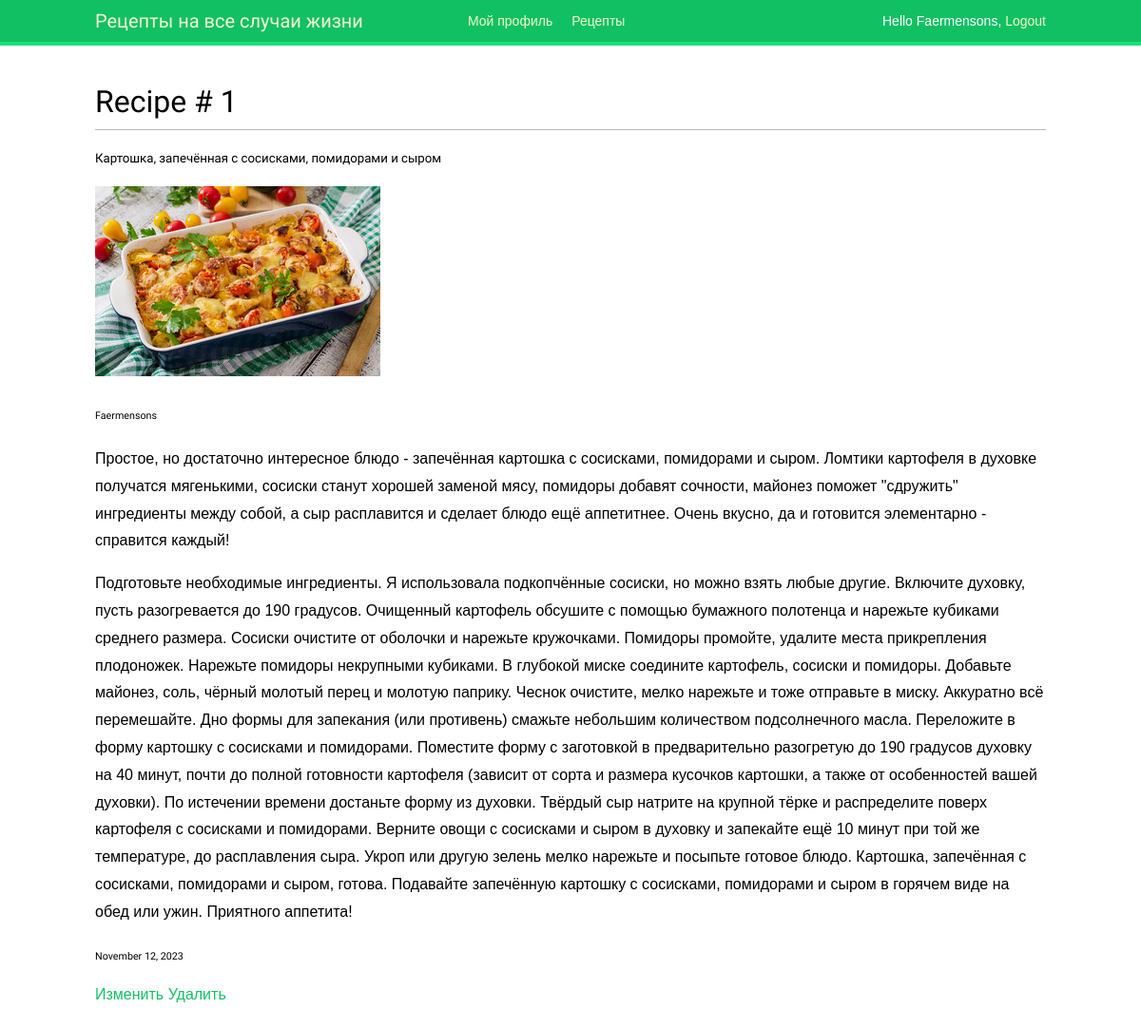
The app's page /recipe/1 (signed in) with its own data.
### recipesapp/models.py (models this page shows, shortened)
class Recipe(models.Model):
    title = models.CharField(max_length=100)
    description = models.TextField()
    steps_cooking = models.TextField()
    time_for_cooking = models.TimeField()
    photo = models.ImageField(upload_to="photos/%Y/%m/%d/")
    author = models.ForeignKey(User, on_delete=models.CASCADE)
    created_at = models.DateTimeField(auto_now_add=True)
    updated_at = models.DateTimeField(auto_now=True)
    class Meta:
        verbose_name = 'Рецепты'
        verbose_name_plural = 'Рецепты'

### recipesapp/views.py (the view)
# urls.py: path('recipe/<int:pk>', RecipeDetailView.as_view(), name="recipes-detail"),
class RecipeDetailView(DetailView):
    model = models.Recipe

### recipesapp/templates/recipesapp/recipe_detail.html
{% extends "base.html" %}
{% block content %}
<h1>Recipe # {{object.id}}</h1>
<div class="card my-4">
  <div class="card-body">
    <h5 class="card-title">{{ object.title }}</h5>
      {% if recipe.photo %}
        <p><img class="img-article-left thumb" src="{{recipe.photo.url}}"></p>
      {% endif %}
    <h6 class="card-subtitle mb-2 text-muted">{{ object.author }}</h6>
    <p class="card-text">{{ object.description }}</p>
      <p class="card-text">{{ object.steps_cooking }}</p>
    <h6 class="card-subtitle mb-2 text-muted">
      {{ object.updated_at|date:"F d, Y" }}
    </h6>
  </div>
</div>
{% if object.author == user or user.is_staff %}
<div class="col-4">
    <a class="btn btn-outline-info" href="{% url 'recipes-update' object.id %}">Изменить</a>
    <a class="btn btn-outline-danger" href="{% url 'recipes-delete' object.id %}">Удалить</a>
</div>
{% endif %}
{% endblock content %}

### templates/base.html (shortened to what this page needs)
{% load static %}
<!DOCTYPE html>
<html>
<head>
  <link href="{% static "css/base.css" %}" rel="stylesheet">
</head>
<body>
  <div id="header">
    <span class="logo">Рецепты на все случаи жизни</span>
    {% if request.user.is_authenticated %}
      <ul class="menu">
        <li {% if section == "dashboard" %}class="selected"{% endif %}>
          <a href="{% url "dashboard" %}">Мой профиль</a>
        </li>
        <li {% if section == "images" %}class="selected"{% endif %}>
          <a href="{% url "recipes-home"%}">Рецепты</a>
        </li>
      </ul>
    {% endif %}
    <span class="user">
      {% if request.user.is_authenticated %}
        Hello {{ request.user.first_name|default:request.user.username }},
        <a href="{% url "logout" %}">Logout</a>
      {% else %}
        <a href="{% url "login" %}">Log-in</a>
      {% endif %}
    </span>
  </div>
  <div id="content">
    {% block content %}
    {% endblock %}
  </div>
</body>
</html>

### users/static/css/base.css (style rules this page uses)
body { margin:0; padding:0; font-family:helvetica, sans-serif; }
p { line-height: 1.8; }
a { color:#12c064; text-decoration:none; }
h1, h2, h3, h4, h5 , h6 { font-family: 'Muli', sans-serif; font-weight:normal; }
h1 { border-bottom:1px solid #bbb; padding:0 0 10px 0; margin:10px 0 20px 0; }
#header { padding:10px 100px; font-size:14px; background:#12c064; color:#fff; border-bottom:4px solid #1cdf78; overflow:auto; }
#header .logo { font-family: 'Muli', sans-serif; float:left; color:#f3f7cc; font-size:20px; margin-right:10%; }
#header ul.menu { list-style:none; float:left; margin:0; padding:0; }
#header ul.menu li { float:left; padding:4px 10px; }
#header a { color:#f3f7cc; }
#header .user { float:right; padding-top:4px; }
#content { padding:30px 100px; }

### records on screen
Recipe: id "1", title "Картошка, запечённая с сосисками, помидорами и сыром", photo (picture), author "Faermensons", description "Простое, но достаточно интересное блюдо - запечённая картошка с сосисками, помидорами и сыром. Ломтики картофеля в духовке получатся мягенькими, сосиски станут хорошей заменой мясу, помидоры добавят сочности, майонез поможет \"сдружить\" ингредиенты между собой, а сыр расплавится и сделает блюдо ещё аппетитнее. Очень вкусно, да и готовится элементарно - справится каждый!", steps_cooking "Подготовьте необходимые ингредиенты. Я использовала подкопчённые сосиски, но можно взять любые другие. Включите духовку, пусть разогревается до 190 градусов. Очищенный картофель обсушите с помощью бумажного полотенца и нарежьте кубиками среднего размера. Сосиски очистите от оболочки и нарежьте кружочками. Помидоры промойте, удалите места прикрепления плодоножек. Нарежьте помидоры некрупными кубиками. В глубокой миске соедините картофель, сосиски и помидоры. Добавьте майонез, соль, чёрный молотый перец и молотую паприку. Чеснок очистите, мелко нарежьте и тоже отправьте в миску. Аккуратно всё перемешайте. Дно формы для запекания (или противень) смажьте небольшим количеством подсолнечного…", updated_at "November 12, 2023"

### other values on screen
{{ request.user.first_name|default:request.user.username }} "Faermensons"
